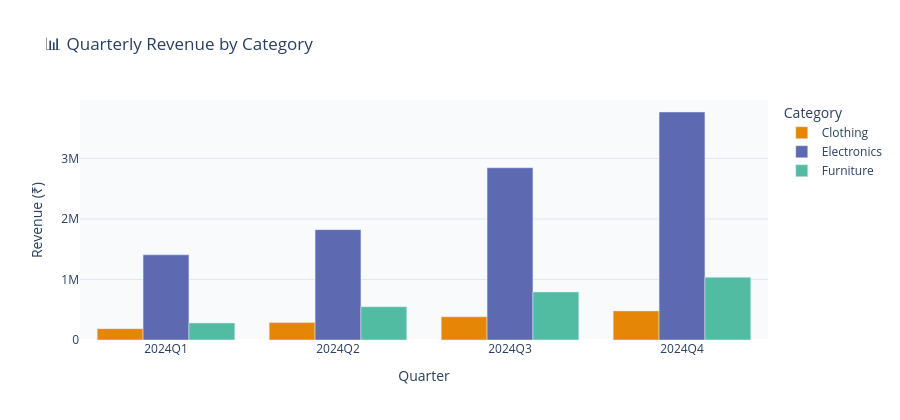

Source (notebook cell):
### Markdown cell above
## 📊 Step 9 — Quarterly Sales by Category

### Code cell
qtr = df.groupby(['Quarter','Category'])['Total_Sales'].sum().reset_index()

fig5 = px.bar(qtr, x='Quarter', y='Total_Sales', color='Category',
              barmode='group',
              title='📊 Quarterly Revenue by Category',
              labels={'Total_Sales': 'Revenue (₹)'},
              color_discrete_sequence=px.colors.qualitative.Vivid)
fig5.update_layout(
    paper_bgcolor='white', plot_bgcolor='#f8fafc',
    title_font_size=17, height=420,
    yaxis=dict(gridcolor='#e2e8f0')
)
fig5.show()

### Figure 1 — Plotly figure (JSON) as saved in the notebook; plotly's stock layout.template omitted (floating-point values rounded to 4 significant figures)
{"data": [{"alignmentgroup": "True", "hovertemplate": "Category=Clothing<br>Quarter=%{x}<br>Revenue (₹)=%{y}<extra></extra>", "legendgroup": "Clothing", "marker": {"color": "rgb(229, 134, 6)", "pattern": {"shape": ""}}, "name": "Clothing", "offsetgroup": "Clothing", "orientation": "v", "showlegend": true, "textposition": "auto", "type": "bar", "x": ["2024Q1", "2024Q2", "2024Q3", "2024Q4"], "xaxis": "x", "y": [187840, 287649, 383664, 479679], "yaxis": "y"}, {"alignmentgroup": "True", "hovertemplate": "Category=Electronics<br>Quarter=%{x}<br>Revenue (₹)=%{y}<extra></extra>", "legendgroup": "Electronics", "marker": {"color": "rgb(93, 105, 177)", "pattern": {"shape": ""}}, "name": "Electronics", "offsetgroup": "Electronics", "orientation": "v", "showlegend": true, "textposition": "auto", "type": "bar", "x": ["2024Q1", "2024Q2", "2024Q3", "2024Q4"], "xaxis": "x", "y": [1407963, 1823940, 2846917, 3767895], "yaxis": "y"}, {"alignmentgroup": "True", "hovertemplate": "Category=Furniture<br>Quarter=%{x}<br>Revenue (₹)=%{y}<extra></extra>", "legendgroup": "Furniture", "marker": {"color": "rgb(82, 188, 163)", "pattern": {"shape": ""}}, "name": "Furniture", "offsetgroup": "Furniture", "orientation": "v", "showlegend": true, "textposition": "auto", "type": "bar", "x": ["2024Q1", "2024Q2", "2024Q3", "2024Q4"], "xaxis": "x", "y": [281500, 550500, 793500, 1036500], "yaxis": "y"}], "layout": {"barmode": "group", "height": 420, "legend": {"title": {"text": "Category"}, "tracegroupgap": 0}, "paper_bgcolor": "white", "plot_bgcolor": "#f8fafc", "title": {"font": {"size": 17}, "text": "📊 Quarterly Revenue by Category"}, "xaxis": {"anchor": "y", "domain": [0, 1], "title": {"text": "Quarter"}}, "yaxis": {"anchor": "x", "domain": [0, 1], "gridcolor": "#e2e8f0", "title": {"text": "Revenue (₹)"}}}}
